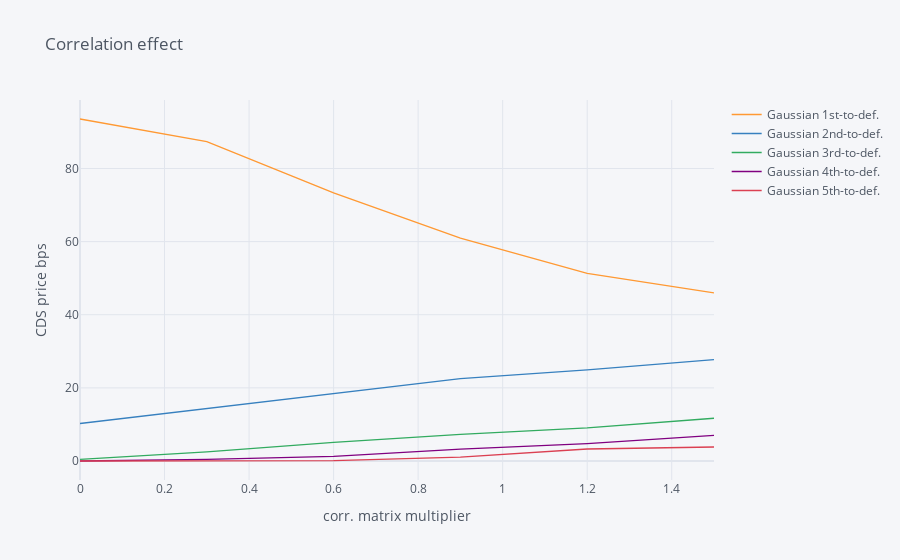

Notebook source saved alongside this figure:
### Code cell
spreads.loc[:,:'Gaussian 5th-to-def.'].iplot(title='Correlation effect', xTitle='corr. matrix multiplier', yTitle='CDS price bps')

### Figure 1 — Plotly figure (JSON) as saved in the notebook; plotly's stock layout.template omitted (floating-point values rounded to 4 significant figures)
{"data": [{"line": {"color": "rgba(255, 153, 51, 1.0)", "dash": "solid", "shape": "linear", "width": 1.3}, "mode": "lines", "name": "Gaussian 1st-to-def.", "text": "", "type": "scatter", "x": [0, 0.3, 0.6, 0.9, 1.2, 1.5], "y": [93.54, 87.33, 73.34, 60.98, 51.3, 46.01]}, {"line": {"color": "rgba(55, 128, 191, 1.0)", "dash": "solid", "shape": "linear", "width": 1.3}, "mode": "lines", "name": "Gaussian 2nd-to-def.", "text": "", "type": "scatter", "x": [0, 0.3, 0.6, 0.9, 1.2, 1.5], "y": [10.26, 14.41, 18.56, 22.51, 24.95, 27.75]}, {"line": {"color": "rgba(50, 171, 96, 1.0)", "dash": "solid", "shape": "linear", "width": 1.3}, "mode": "lines", "name": "Gaussian 3rd-to-def.", "text": "", "type": "scatter", "x": [0, 0.3, 0.6, 0.9, 1.2, 1.5], "y": [0.4627, 2.503, 5.112, 7.281, 9.04, 11.69]}, {"line": {"color": "rgba(128, 0, 128, 1.0)", "dash": "solid", "shape": "linear", "width": 1.3}, "mode": "lines", "name": "Gaussian 4th-to-def.", "text": "", "type": "scatter", "x": [0, 0.3, 0.6, 0.9, 1.2, 1.5], "y": [0, 0.4591, 1.291, 3.223, 4.752, 6.985]}, {"line": {"color": "rgba(219, 64, 82, 1.0)", "dash": "solid", "shape": "linear", "width": 1.3}, "mode": "lines", "name": "Gaussian 5th-to-def.", "text": "", "type": "scatter", "x": [0, 0.3, 0.6, 0.9, 1.2, 1.5], "y": [0, 0.05588, 0.1162, 1.048, 3.286, 3.824]}], "layout": {"legend": {"bgcolor": "#F5F6F9", "font": {"color": "#4D5663"}}, "paper_bgcolor": "#F5F6F9", "plot_bgcolor": "#F5F6F9", "title": {"font": {"color": "#4D5663"}, "text": "Correlation effect"}, "xaxis": {"gridcolor": "#E1E5ED", "showgrid": true, "tickfont": {"color": "#4D5663"}, "title": {"font": {"color": "#4D5663"}, "text": "corr. matrix multiplier"}, "zerolinecolor": "#E1E5ED"}, "yaxis": {"gridcolor": "#E1E5ED", "showgrid": true, "tickfont": {"color": "#4D5663"}, "title": {"font": {"color": "#4D5663"}, "text": "CDS price bps"}, "zerolinecolor": "#E1E5ED"}}}
